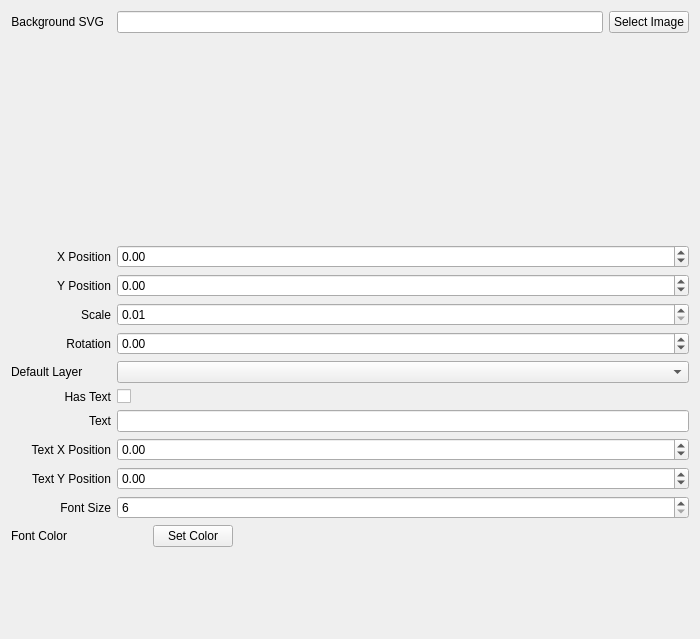
<?xml version="1.0" encoding="UTF-8"?>
<ui version="4.0">
 <class>Form</class>
 <widget class="QWidget" name="Form">
  <property name="geometry">
   <rect>
    <x>0</x>
    <y>0</y>
    <width>700</width>
    <height>639</height>
   </rect>
  </property>
  <property name="windowTitle">
   <string>Form</string>
  </property>
  <layout class="QVBoxLayout" name="verticalLayout">
   <item>
    <layout class="QFormLayout" name="formLayout_2">
     <property name="fieldGrowthPolicy">
      <enum>QFormLayout::AllNonFixedFieldsGrow</enum>
     </property>
     <item row="0" column="0">
      <widget class="QLabel" name="label">
       <property name="minimumSize">
        <size>
         <width>75</width>
         <height>0</height>
        </size>
       </property>
       <property name="text">
        <string>Background SVG</string>
       </property>
       <property name="alignment">
        <set>Qt::AlignRight|Qt::AlignTrailing|Qt::AlignVCenter</set>
       </property>
      </widget>
     </item>
     <item row="0" column="1">
      <layout class="QHBoxLayout" name="horizontalLayout">
       <item>
        <widget class="QLineEdit" name="ui_svg"/>
       </item>
       <item>
        <widget class="QPushButton" name="ui_select_image">
         <property name="text">
          <string>Select Image</string>
         </property>
        </widget>
       </item>
      </layout>
     </item>
     <item row="1" column="1">
      <layout class="QHBoxLayout" name="horizontalLayout_3">
       <item>
        <spacer name="horizontalSpacer">
         <property name="orientation">
          <enum>Qt::Horizontal</enum>
         </property>
         <property name="sizeHint" stdset="0">
          <size>
           <width>40</width>
           <height>20</height>
          </size>
         </property>
        </spacer>
       </item>
       <item>
        <widget class="SVGWidget" name="ui_svg_widget" native="true">
         <property name="sizePolicy">
          <sizepolicy hsizetype="Fixed" vsizetype="Fixed">
           <horstretch>0</horstretch>
           <verstretch>0</verstretch>
          </sizepolicy>
         </property>
         <property name="minimumSize">
          <size>
           <width>200</width>
           <height>200</height>
          </size>
         </property>
         <property name="maximumSize">
          <size>
           <width>400</width>
           <height>400</height>
          </size>
         </property>
         <property name="sizeIncrement">
          <size>
           <width>0</width>
           <height>0</height>
          </size>
         </property>
        </widget>
       </item>
       <item>
        <spacer name="horizontalSpacer_2">
         <property name="orientation">
          <enum>Qt::Horizontal</enum>
         </property>
         <property name="sizeHint" stdset="0">
          <size>
           <width>40</width>
           <height>20</height>
          </size>
         </property>
        </spacer>
       </item>
      </layout>
     </item>
     <item row="2" column="0">
      <widget class="QLabel" name="label_4">
       <property name="minimumSize">
        <size>
         <width>100</width>
         <height>0</height>
        </size>
       </property>
       <property name="text">
        <string>X Position</string>
       </property>
       <property name="alignment">
        <set>Qt::AlignRight|Qt::AlignTrailing|Qt::AlignVCenter</set>
       </property>
      </widget>
     </item>
     <item row="2" column="1">
      <widget class="QDoubleSpinBox" name="ui_x">
       <property name="minimum">
        <double>-1000.000000000000000</double>
       </property>
       <property name="maximum">
        <double>1000.000000000000000</double>
       </property>
      </widget>
     </item>
     <item row="3" column="0">
      <widget class="QLabel" name="label_5">
       <property name="minimumSize">
        <size>
         <width>100</width>
         <height>0</height>
        </size>
       </property>
       <property name="text">
        <string>Y Position</string>
       </property>
       <property name="alignment">
        <set>Qt::AlignRight|Qt::AlignTrailing|Qt::AlignVCenter</set>
       </property>
      </widget>
     </item>
     <item row="3" column="1">
      <widget class="QDoubleSpinBox" name="ui_y">
       <property name="minimum">
        <double>-1000.000000000000000</double>
       </property>
       <property name="maximum">
        <double>1000.000000000000000</double>
       </property>
      </widget>
     </item>
     <item row="4" column="0">
      <widget class="QLabel" name="label_6">
       <property name="minimumSize">
        <size>
         <width>100</width>
         <height>0</height>
        </size>
       </property>
       <property name="text">
        <string>Scale</string>
       </property>
       <property name="alignment">
        <set>Qt::AlignRight|Qt::AlignTrailing|Qt::AlignVCenter</set>
       </property>
      </widget>
     </item>
     <item row="4" column="1">
      <widget class="QDoubleSpinBox" name="ui_scale">
       <property name="minimum">
        <double>0.010000000000000</double>
       </property>
       <property name="maximum">
        <double>100.000000000000000</double>
       </property>
      </widget>
     </item>
     <item row="5" column="0">
      <widget class="QLabel" name="label_7">
       <property name="minimumSize">
        <size>
         <width>100</width>
         <height>0</height>
        </size>
       </property>
       <property name="text">
        <string>Rotation</string>
       </property>
       <property name="alignment">
        <set>Qt::AlignRight|Qt::AlignTrailing|Qt::AlignVCenter</set>
       </property>
      </widget>
     </item>
     <item row="5" column="1">
      <widget class="QDoubleSpinBox" name="ui_rotation">
       <property name="minimum">
        <double>-360.000000000000000</double>
       </property>
       <property name="maximum">
        <double>360.000000000000000</double>
       </property>
      </widget>
     </item>
     <item row="7" column="0">
      <widget class="QLabel" name="label_11">
       <property name="minimumSize">
        <size>
         <width>100</width>
         <height>0</height>
        </size>
       </property>
       <property name="text">
        <string>Has Text</string>
       </property>
       <property name="alignment">
        <set>Qt::AlignRight|Qt::AlignTrailing|Qt::AlignVCenter</set>
       </property>
      </widget>
     </item>
     <item row="7" column="1">
      <widget class="QCheckBox" name="ui_has_text">
       <property name="text">
        <string/>
       </property>
      </widget>
     </item>
     <item row="9" column="0">
      <widget class="QLabel" name="label_8">
       <property name="minimumSize">
        <size>
         <width>100</width>
         <height>0</height>
        </size>
       </property>
       <property name="text">
        <string>Text X Position</string>
       </property>
       <property name="alignment">
        <set>Qt::AlignRight|Qt::AlignTrailing|Qt::AlignVCenter</set>
       </property>
      </widget>
     </item>
     <item row="9" column="1">
      <widget class="QDoubleSpinBox" name="ui_text_x">
       <property name="minimum">
        <double>-250.000000000000000</double>
       </property>
       <property name="maximum">
        <double>250.000000000000000</double>
       </property>
      </widget>
     </item>
     <item row="10" column="0">
      <widget class="QLabel" name="label_9">
       <property name="minimumSize">
        <size>
         <width>100</width>
         <height>0</height>
        </size>
       </property>
       <property name="text">
        <string>Text Y Position</string>
       </property>
       <property name="alignment">
        <set>Qt::AlignRight|Qt::AlignTrailing|Qt::AlignVCenter</set>
       </property>
      </widget>
     </item>
     <item row="10" column="1">
      <widget class="QDoubleSpinBox" name="ui_text_y">
       <property name="minimum">
        <double>-250.000000000000000</double>
       </property>
       <property name="maximum">
        <double>250.000000000000000</double>
       </property>
      </widget>
     </item>
     <item row="11" column="0">
      <widget class="QLabel" name="label_10">
       <property name="minimumSize">
        <size>
         <width>100</width>
         <height>0</height>
        </size>
       </property>
       <property name="text">
        <string>Font Size</string>
       </property>
       <property name="alignment">
        <set>Qt::AlignRight|Qt::AlignTrailing|Qt::AlignVCenter</set>
       </property>
      </widget>
     </item>
     <item row="11" column="1">
      <widget class="QSpinBox" name="ui_font_size">
       <property name="minimum">
        <number>6</number>
       </property>
       <property name="maximum">
        <number>72</number>
       </property>
      </widget>
     </item>
     <item row="8" column="0">
      <widget class="QLabel" name="label_2">
       <property name="minimumSize">
        <size>
         <width>100</width>
         <height>0</height>
        </size>
       </property>
       <property name="text">
        <string>Text</string>
       </property>
       <property name="alignment">
        <set>Qt::AlignRight|Qt::AlignTrailing|Qt::AlignVCenter</set>
       </property>
      </widget>
     </item>
     <item row="8" column="1">
      <widget class="QLineEdit" name="ui_text"/>
     </item>
     <item row="6" column="0">
      <widget class="QLabel" name="label_3">
       <property name="text">
        <string>Default Layer</string>
       </property>
      </widget>
     </item>
     <item row="6" column="1">
      <widget class="QComboBox" name="ui_default_layer"/>
     </item>
     <item row="12" column="0">
      <widget class="QLabel" name="label_12">
       <property name="text">
        <string>Font Color</string>
       </property>
       <property name="alignment">
        <set>Qt::AlignRight|Qt::AlignTrailing|Qt::AlignVCenter</set>
       </property>
      </widget>
     </item>
     <item row="12" column="1">
      <layout class="QHBoxLayout" name="horizontalLayout_2">
       <item>
        <widget class="QWidget" name="ui_color_box" native="true">
         <property name="sizePolicy">
          <sizepolicy hsizetype="Fixed" vsizetype="Preferred">
           <horstretch>0</horstretch>
           <verstretch>0</verstretch>
          </sizepolicy>
         </property>
         <property name="minimumSize">
          <size>
           <width>30</width>
           <height>0</height>
          </size>
         </property>
        </widget>
       </item>
       <item>
        <widget class="QPushButton" name="ui_color_button">
         <property name="text">
          <string>Set Color</string>
         </property>
        </widget>
       </item>
       <item>
        <spacer name="horizontalSpacer_3">
         <property name="orientation">
          <enum>Qt::Horizontal</enum>
         </property>
         <property name="sizeHint" stdset="0">
          <size>
           <width>40</width>
           <height>20</height>
          </size>
         </property>
        </spacer>
       </item>
      </layout>
     </item>
    </layout>
   </item>
  </layout>
 </widget>
 <customwidgets>
  <customwidget>
   <class>SVGWidget</class>
   <extends>QWidget</extends>
   <header>opentoolcontroller/views/widgets/svg_widget</header>
   <container>1</container>
  </customwidget>
 </customwidgets>
 <resources/>
 <connections/>
</ui>
